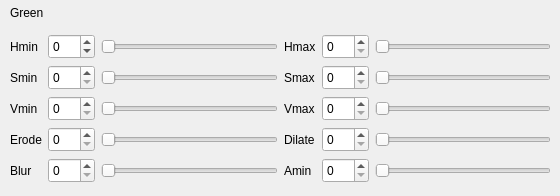
        <widget class="QWidget" name="pageVisionHSVCalibrationGreen">
         <widget class="QWidget" name="layoutWidget_9">
          <property name="geometry">
           <rect>
            <x>10</x>
            <y>30</y>
            <width>541</width>
            <height>157</height>
           </rect>
          </property>
          <layout class="QGridLayout" name="gridLayoutVisionHSVCalibrationGreen">
           <item row="0" column="0">
            <layout class="QGridLayout" name="gridLayoutVisionHSVCalibrationGreen_2">
             <item row="0" column="0">
              <widget class="QLabel" name="labelVisionHSVCalibrationGreenHmin">
               <property name="minimumSize">
                <size>
                 <width>0</width>
                 <height>25</height>
                </size>
               </property>
               <property name="maximumSize">
                <size>
                 <width>16777215</width>
                 <height>25</height>
                </size>
               </property>
               <property name="text">
                <string>Hmin</string>
               </property>
              </widget>
             </item>
             <item row="0" column="1">
              <widget class="QSpinBox" name="spinBoxVisionHSVCalibrationGreenHmin">
               <property name="minimumSize">
                <size>
                 <width>0</width>
                 <height>25</height>
                </size>
               </property>
               <property name="maximumSize">
                <size>
                 <width>16777215</width>
                 <height>25</height>
                </size>
               </property>
               <property name="wrapping">
                <bool>true</bool>
               </property>
               <property name="readOnly">
                <bool>false</bool>
               </property>
               <property name="minimum">
                <number>0</number>
               </property>
               <property name="maximum">
                <number>255</number>
               </property>
               <property name="value">
                <number>0</number>
               </property>
              </widget>
             </item>
             <item row="0" column="2">
              <widget class="QSlider" name="horizontalSliderVisionHSVCalibrationGreenHmin">
               <property name="minimumSize">
                <size>
                 <width>0</width>
                 <height>25</height>
                </size>
               </property>
               <property name="maximumSize">
                <size>
                 <width>16777215</width>
                 <height>25</height>
                </size>
               </property>
               <property name="minimum">
                <number>0</number>
               </property>
               <property name="maximum">
                <number>255</number>
               </property>
               <property name="tracking">
                <bool>true</bool>
               </property>
               <property name="orientation">
                <enum>Qt::Horizontal</enum>
               </property>
               <property name="invertedAppearance">
                <bool>false</bool>
               </property>
              </widget>
             </item>
             <item row="1" column="0">
              <widget class="QLabel" name="labelVisionHSVCalibrationGreenSmin">
               <property name="minimumSize">
                <size>
                 <width>0</width>
                 <height>25</height>
                </size>
               </property>
               <property name="maximumSize">
                <size>
                 <width>16777215</width>
                 <height>25</height>
                </size>
               </property>
               <property name="text">
                <string>Smin</string>
               </property>
              </widget>
             </item>
             <item row="1" column="1">
              <widget class="QSpinBox" name="spinBoxVisionHSVCalibrationGreenSmin">
               <property name="minimumSize">
                <size>
                 <width>0</width>
                 <height>25</height>
                </size>
               </property>
               <property name="maximumSize">
                <size>
                 <width>16777215</width>
                 <height>25</height>
                </size>
               </property>
               <property name="readOnly">
                <bool>false</bool>
               </property>
               <property name="minimum">
                <number>0</number>
               </property>
               <property name="maximum">
                <number>255</number>
               </property>
               <property name="value">
                <number>0</number>
               </property>
              </widget>
             </item>
             <item row="1" column="2">
              <widget class="QSlider" name="horizontalSliderVisionHSVCalibrationGreenSmin">
               <property name="minimumSize">
                <size>
                 <width>0</width>
                 <height>25</height>
                </size>
               </property>
               <property name="maximumSize">
                <size>
                 <width>16777215</width>
                 <height>25</height>
                </size>
               </property>
               <property name="minimum">
                <number>0</number>
               </property>
               <property name="maximum">
                <number>255</number>
               </property>
               <property name="tracking">
                <bool>true</bool>
               </property>
               <property name="orientation">
                <enum>Qt::Horizontal</enum>
               </property>
               <property name="invertedAppearance">
                <bool>false</bool>
               </property>
              </widget>
             </item>
             <item row="2" column="0">
              <widget class="QLabel" name="labelVisionHSVCalibrationGreenVmin">
               <property name="minimumSize">
                <size>
                 <width>0</width>
                 <height>25</height>
                </size>
               </property>
               <property name="maximumSize">
                <size>
                 <width>16777215</width>
                 <height>25</height>
                </size>
               </property>
               <property name="text">
                <string>Vmin</string>
               </property>
              </widget>
             </item>
             <item row="2" column="1">
              <widget class="QSpinBox" name="spinBoxVisionHSVCalibrationGreenVmin">
               <property name="minimumSize">
                <size>
                 <width>0</width>
                 <height>25</height>
                </size>
               </property>
               <property name="maximumSize">
                <size>
                 <width>16777215</width>
                 <height>25</height>
                </size>
               </property>
               <property name="readOnly">
                <bool>false</bool>
               </property>
               <property name="minimum">
                <number>0</number>
               </property>
               <property name="maximum">
                <number>255</number>
               </property>
               <property name="value">
                <number>0</number>
               </property>
              </widget>
             </item>
             <item row="2" column="2">
              <widget class="QSlider" name="horizontalSliderVisionHSVCalibrationGreenVmin">
               <property name="minimumSize">
                <size>
                 <width>0</width>
                 <height>25</height>
                </size>
               </property>
               <property name="maximumSize">
                <size>
                 <width>16777215</width>
                 <height>25</height>
                </size>
               </property>
               <property name="minimum">
                <number>0</number>
               </property>
               <property name="maximum">
                <number>255</number>
               </property>
               <property name="tracking">
                <bool>true</bool>
               </property>
               <property name="orientation">
                <enum>Qt::Horizontal</enum>
               </property>
               <property name="invertedAppearance">
                <bool>false</bool>
               </property>
              </widget>
             </item>
             <item row="3" column="0">
              <widget class="QLabel" name="labelVisionHSVCalibrationGreenErode">
               <property name="minimumSize">
                <size>
                 <width>0</width>
                 <height>25</height>
                </size>
               </property>
               <property name="maximumSize">
                <size>
                 <width>16777215</width>
                 <height>25</height>
                </size>
               </property>
               <property name="text">
                <string>Erode</string>
               </property>
              </widget>
             </item>
             <item row="3" column="1">
              <widget class="QSpinBox" name="spinBoxVisionHSVCalibrationGreenErode">
               <property name="minimumSize">
                <size>
                 <width>0</width>
                 <height>25</height>
                </size>
               </property>
               <property name="maximumSize">
                <size>
                 <width>16777215</width>
                 <height>25</height>
                </size>
               </property>
               <property name="readOnly">
                <bool>false</bool>
               </property>
               <property name="minimum">
                <number>0</number>
               </property>
               <property name="maximum">
                <number>255</number>
               </property>
               <property name="value">
                <number>0</number>
               </property>
              </widget>
             </item>
             <item row="3" column="2">
              <widget class="QSlider" name="horizontalSliderVisionHSVCalibrationGreenErode">
               <property name="minimumSize">
                <size>
                 <width>0</width>
                 <height>25</height>
                </size>
               </property>
               <property name="maximumSize">
                <size>
                 <width>16777215</width>
                 <height>25</height>
                </size>
               </property>
               <property name="minimum">
                <number>0</number>
               </property>
               <property name="maximum">
                <number>255</number>
               </property>
               <property name="tracking">
                <bool>true</bool>
               </property>
               <property name="orientation">
                <enum>Qt::Horizontal</enum>
               </property>
               <property name="invertedAppearance">
                <bool>false</bool>
               </property>
              </widget>
             </item>
             <item row="4" column="0">
              <widget class="QLabel" name="labelVisionHSVCalibrationGreenBlur">
               <property name="minimumSize">
                <size>
                 <width>0</width>
                 <height>25</height>
                </size>
               </property>
               <property name="maximumSize">
                <size>
                 <width>16777215</width>
                 <height>25</height>
                </size>
               </property>
               <property name="text">
                <string>Blur</string>
               </property>
              </widget>
             </item>
             <item row="4" column="1">
              <widget class="QSpinBox" name="spinBoxVisionHSVCalibrationGreenBlur">
               <property name="minimumSize">
                <size>
                 <width>0</width>
                 <height>25</height>
                </size>
               </property>
               <property name="maximumSize">
                <size>
                 <width>16777215</width>
                 <height>25</height>
                </size>
               </property>
               <property name="readOnly">
                <bool>false</bool>
               </property>
               <property name="minimum">
                <number>0</number>
               </property>
               <property name="maximum">
                <number>255</number>
               </property>
               <property name="value">
                <number>0</number>
               </property>
              </widget>
             </item>
             <item row="4" column="2">
              <widget class="QSlider" name="horizontalSliderVisionHSVCalibrationGreenBlur">
               <property name="minimumSize">
                <size>
                 <width>0</width>
                 <height>25</height>
                </size>
               </property>
               <property name="maximumSize">
                <size>
                 <width>16777215</width>
                 <height>25</height>
                </size>
               </property>
               <property name="minimum">
                <number>0</number>
               </property>
               <property name="maximum">
                <number>255</number>
               </property>
               <property name="tracking">
                <bool>true</bool>
               </property>
               <property name="orientation">
                <enum>Qt::Horizontal</enum>
               </property>
               <property name="invertedAppearance">
                <bool>false</bool>
               </property>
              </widget>
             </item>
            </layout>
           </item>
           <item row="0" column="1">
            <layout class="QGridLayout" name="gridLayoutVisionHSVCalibrationGreen_3">
             <item row="0" column="0">
              <widget class="QLabel" name="labelVisionHSVCalibrationGreenHmax">
               <property name="minimumSize">
                <size>
                 <width>0</width>
                 <height>25</height>
                </size>
               </property>
               <property name="maximumSize">
                <size>
                 <width>16777215</width>
                 <height>25</height>
                </size>
               </property>
               <property name="text">
                <string>Hmax</string>
               </property>
              </widget>
             </item>
             <item row="0" column="1">
              <widget class="QSpinBox" name="spinBoxVisionHSVCalibrationGreenHmax">
               <property name="minimumSize">
                <size>
                 <width>0</width>
                 <height>25</height>
                </size>
               </property>
               <property name="maximumSize">
                <size>
                 <width>16777215</width>
                 <height>25</height>
                </size>
               </property>
               <property name="readOnly">
                <bool>false</bool>
               </property>
               <property name="minimum">
                <number>0</number>
               </property>
               <property name="maximum">
                <number>255</number>
               </property>
               <property name="value">
                <number>0</number>
               </property>
              </widget>
             </item>
             <item row="0" column="2">
              <widget class="QSlider" name="horizontalSliderVisionHSVCalibrationGreenHmax">
               <property name="minimumSize">
                <size>
                 <width>0</width>
                 <height>25</height>
                </size>
               </property>
               <property name="maximumSize">
                <size>
                 <width>16777215</width>
                 <height>25</height>
                </size>
               </property>
               <property name="minimum">
                <number>0</number>
               </property>
               <property name="maximum">
                <number>255</number>
               </property>
               <property name="tracking">
                <bool>true</bool>
               </property>
               <property name="orientation">
                <enum>Qt::Horizontal</enum>
               </property>
               <property name="invertedAppearance">
                <bool>false</bool>
               </property>
              </widget>
             </item>
             <item row="1" column="0">
              <widget class="QLabel" name="labelVisionHSVCalibrationGreenSmax">
               <property name="minimumSize">
                <size>
                 <width>0</width>
                 <height>25</height>
                </size>
               </property>
               <property name="maximumSize">
                <size>
                 <width>16777215</width>
                 <height>25</height>
                </size>
               </property>
               <property name="text">
                <string>Smax</string>
               </property>
              </widget>
             </item>
             <item row="1" column="1">
              <widget class="QSpinBox" name="spinBoxVisionHSVCalibrationGreenSmax">
               <property name="minimumSize">
                <size>
                 <width>0</width>
                 <height>25</height>
                </size>
               </property>
               <property name="maximumSize">
                <size>
                 <width>16777215</width>
                 <height>25</height>
                </size>
               </property>
               <property name="readOnly">
                <bool>false</bool>
               </property>
               <property name="minimum">
                <number>0</number>
               </property>
               <property name="maximum">
                <number>255</number>
               </property>
               <property name="value">
                <number>0</number>
               </property>
              </widget>
             </item>
             <item row="1" column="2">
              <widget class="QSlider" name="horizontalSliderVisionHSVCalibrationGreenSmax">
               <property name="minimumSize">
                <size>
                 <width>0</width>
                 <height>25</height>
                </size>
               </property>
               <property name="maximumSize">
                <size>
                 <width>16777215</width>
                 <height>25</height>
                </size>
               </property>
               <property name="minimum">
                <number>0</number>
               </property>
               <property name="maximum">
                <number>255</number>
               </property>
               <property name="tracking">
                <bool>true</bool>
               </property>
               <property name="orientation">
                <enum>Qt::Horizontal</enum>
               </property>
               <property name="invertedAppearance">
                <bool>false</bool>
               </property>
              </widget>
             </item>
             <item row="2" column="0">
              <widget class="QLabel" name="labelVisionHSVCalibrationGreenVmax">
               <property name="minimumSize">
                <size>
                 <width>0</width>
                 <height>25</height>
                </size>
               </property>
               <property name="maximumSize">
                <size>
                 <width>16777215</width>
                 <height>25</height>
                </size>
               </property>
               <property name="text">
                <string>Vmax</string>
               </property>
              </widget>
             </item>
             <item row="2" column="1">
              <widget class="QSpinBox" name="spinBoxVisionHSVCalibrationGreenVmax">
               <property name="minimumSize">
                <size>
                 <width>0</width>
                 <height>25</height>
                </size>
               </property>
               <property name="maximumSize">
                <size>
                 <width>16777215</width>
                 <height>25</height>
                </size>
               </property>
               <property name="readOnly">
                <bool>false</bool>
               </property>
               <property name="minimum">
                <number>0</number>
               </property>
               <property name="maximum">
                <number>255</number>
               </property>
               <property name="value">
                <number>0</number>
               </property>
              </widget>
             </item>
             <item row="2" column="2">
              <widget class="QSlider" name="horizontalSliderVisionHSVCalibrationGreenVmax">
               <property name="minimumSize">
                <size>
                 <width>0</width>
                 <height>25</height>
                </size>
               </property>
               <property name="maximumSize">
                <size>
                 <width>16777215</width>
                 <height>25</height>
                </size>
               </property>
               <property name="minimum">
                <number>0</number>
               </property>
               <property name="maximum">
                <number>255</number>
               </property>
               <property name="tracking">
                <bool>true</bool>
               </property>
               <property name="orientation">
                <enum>Qt::Horizontal</enum>
               </property>
               <property name="invertedAppearance">
                <bool>false</bool>
               </property>
              </widget>
             </item>
             <item row="3" column="0">
              <widget class="QLabel" name="labelVisionHSVCalibrationGreenDilate">
               <property name="minimumSize">
                <size>
                 <width>0</width>
                 <height>25</height>
                </size>
               </property>
               <property name="maximumSize">
                <size>
                 <width>16777215</width>
                 <height>25</height>
                </size>
               </property>
               <property name="text">
                <string>Dilate</string>
               </property>
              </widget>
             </item>
             <item row="3" column="1">
              <widget class="QSpinBox" name="spinBoxVisionHSVCalibrationGreenDilate">
               <property name="minimumSize">
                <size>
                 <width>0</width>
                 <height>25</height>
                </size>
               </property>
               <property name="maximumSize">
                <size>
                 <width>16777215</width>
                 <height>25</height>
                </size>
               </property>
               <property name="readOnly">
                <bool>false</bool>
               </property>
               <property name="minimum">
                <number>0</number>
               </property>
               <property name="maximum">
                <number>255</number>
               </property>
               <property name="value">
                <number>0</number>
               </property>
              </widget>
             </item>
             <item row="3" column="2">
              <widget class="QSlider" name="horizontalSliderVisionHSVCalibrationGreenDilate">
               <property name="minimumSize">
                <size>
                 <width>0</width>
                 <height>25</height>
                </size>
               </property>
               <property name="maximumSize">
                <size>
                 <width>16777215</width>
                 <height>25</height>
                </size>
               </property>
               <property name="minimum">
                <number>0</number>
               </property>
               <property name="maximum">
                <number>255</number>
               </property>
               <property name="tracking">
                <bool>true</bool>
               </property>
               <property name="orientation">
                <enum>Qt::Horizontal</enum>
               </property>
               <property name="invertedAppearance">
                <bool>false</bool>
               </property>
              </widget>
             </item>
             <item row="4" column="0">
              <widget class="QLabel" name="labelVisionHSVCalibrationGreenAmin">
               <property name="minimumSize">
                <size>
                 <width>0</width>
                 <height>25</height>
                </size>
               </property>
               <property name="maximumSize">
                <size>
                 <width>16777215</width>
                 <height>25</height>
                </size>
               </property>
               <property name="text">
                <string>Amin</string>
               </property>
              </widget>
             </item>
             <item row="4" column="1">
              <widget class="QSpinBox" name="spinBoxVisionHSVCalibrationGreenAmin">
               <property name="minimumSize">
                <size>
                 <width>0</width>
                 <height>25</height>
                </size>
               </property>
               <property name="maximumSize">
                <size>
                 <width>16777215</width>
                 <height>25</height>
                </size>
               </property>
               <property name="readOnly">
                <bool>false</bool>
               </property>
               <property name="minimum">
                <number>0</number>
               </property>
               <property name="maximum">
                <number>255</number>
               </property>
               <property name="value">
                <number>0</number>
               </property>
              </widget>
             </item>
             <item row="4" column="2">
              <widget class="QSlider" name="horizontalSliderVisionHSVCalibrationGreenAmin">
               <property name="minimumSize">
                <size>
                 <width>0</width>
                 <height>25</height>
                </size>
               </property>
               <property name="maximumSize">
                <size>
                 <width>16777215</width>
                 <height>25</height>
                </size>
               </property>
               <property name="minimum">
                <number>0</number>
               </property>
               <property name="maximum">
                <number>255</number>
               </property>
               <property name="tracking">
                <bool>true</bool>
               </property>
               <property name="orientation">
                <enum>Qt::Horizontal</enum>
               </property>
               <property name="invertedAppearance">
                <bool>false</bool>
               </property>
              </widget>
             </item>
            </layout>
           </item>
          </layout>
         </widget>
         <widget class="QLabel" name="labelVisionHSVCalibrationGreenGreen">
          <property name="geometry">
           <rect>
            <x>10</x>
            <y>0</y>
            <width>211</width>
            <height>25</height>
           </rect>
          </property>
          <property name="minimumSize">
           <size>
            <width>50</width>
            <height>25</height>
           </size>
          </property>
          <property name="maximumSize">
           <size>
            <width>600</width>
            <height>25</height>
           </size>
          </property>
          <property name="text">
           <string>Green</string>
          </property>
          <property name="alignment">
           <set>Qt::AlignLeading|Qt::AlignLeft|Qt::AlignVCenter</set>
          </property>
         </widget>
        </widget>
